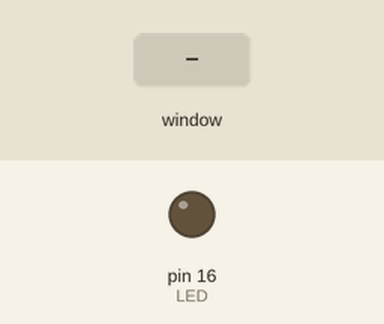
Simulated run of this program. Board: Raspberry Pi (header pin numbers). Parts: output pins drawn as LEDs (lit = HIGH). The test bench sets the inputs (shaded band). The desktop window is not drawn, its controls go by their first labels and the mouse button is held 0.15 s.

Above: at 1.2 s.
1.3 s: control labelled "LED" in the window clicked
At 2.4 s:
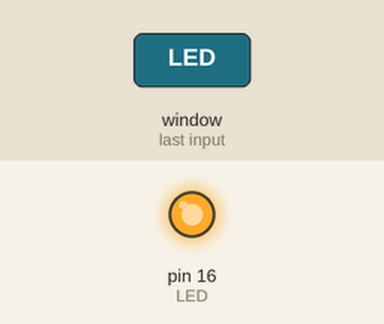
Timing chart, 0 to 4.3 s (numbered marks = the images above; inputs shaded):
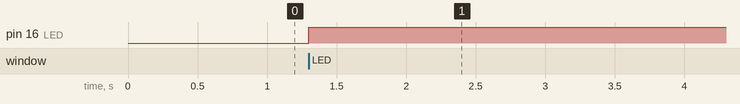

The program:

led3.py
```python
# tkinter 이용해서 LED 켜고 끄는 GUI 프로그램

import RPi.GPIO as GPIO
from tkinter import *
GPIO.setmode(GPIO.BOARD)
LED=16
GPIO.setup(LED,GPIO.OUT,initial=GPIO.LOW) #초기 값을 0으로 16번 핀을 출력으로
def func(): #켰다 껐따 하는 함수
    GPIO.output(LED, not GPIO.input(LED))

root = Tk()
label = Label(root,text='Press Button')
label.pack()
button = Button(root, text='LED', command=func)
button.pack() #버튼을 배치
root.mainloop() #root 표시

GPIO.cleanup()
```

Measured:
- after the input at 1.3 s, pin 16 (LED): LOW → HIGH at once
